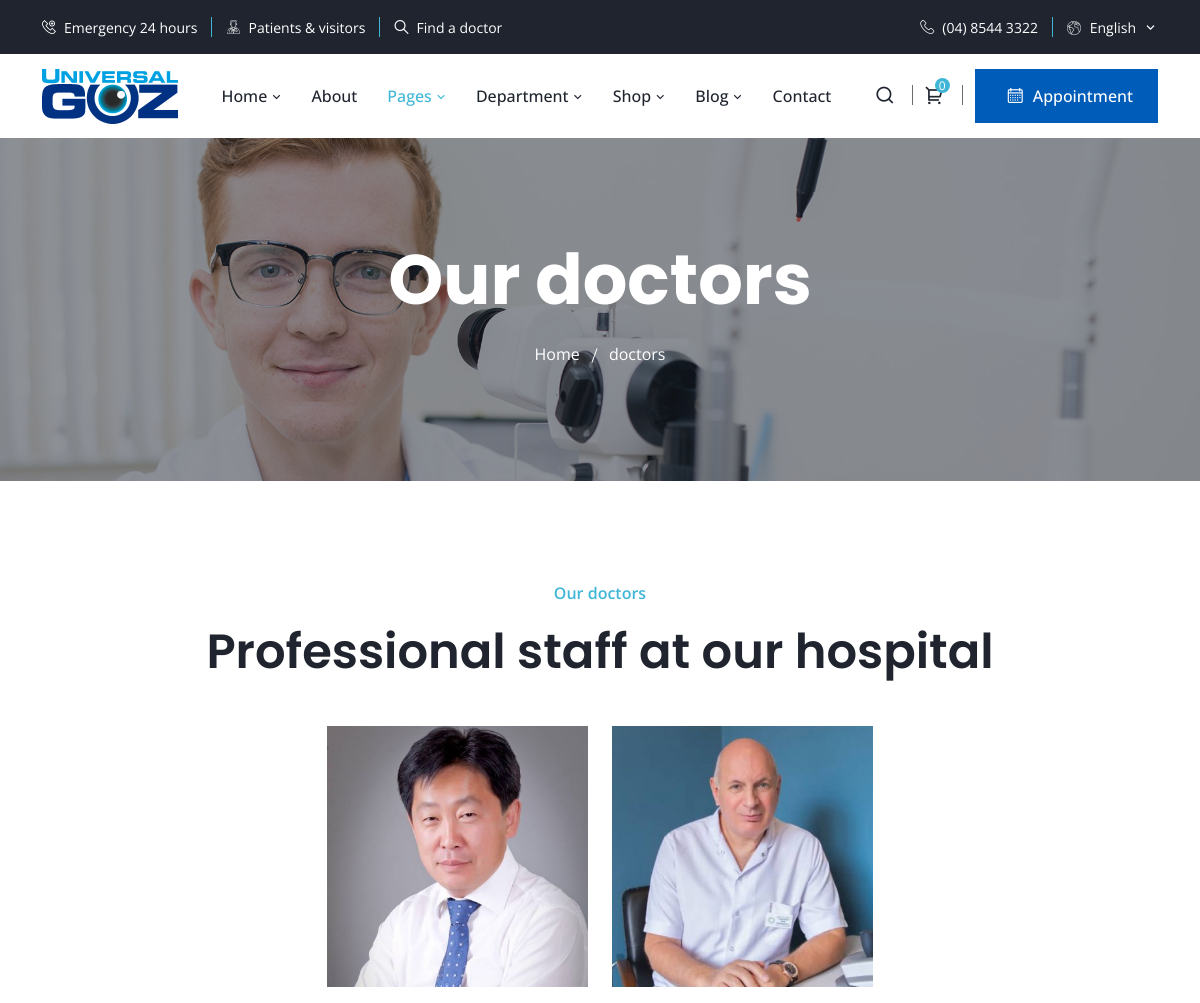
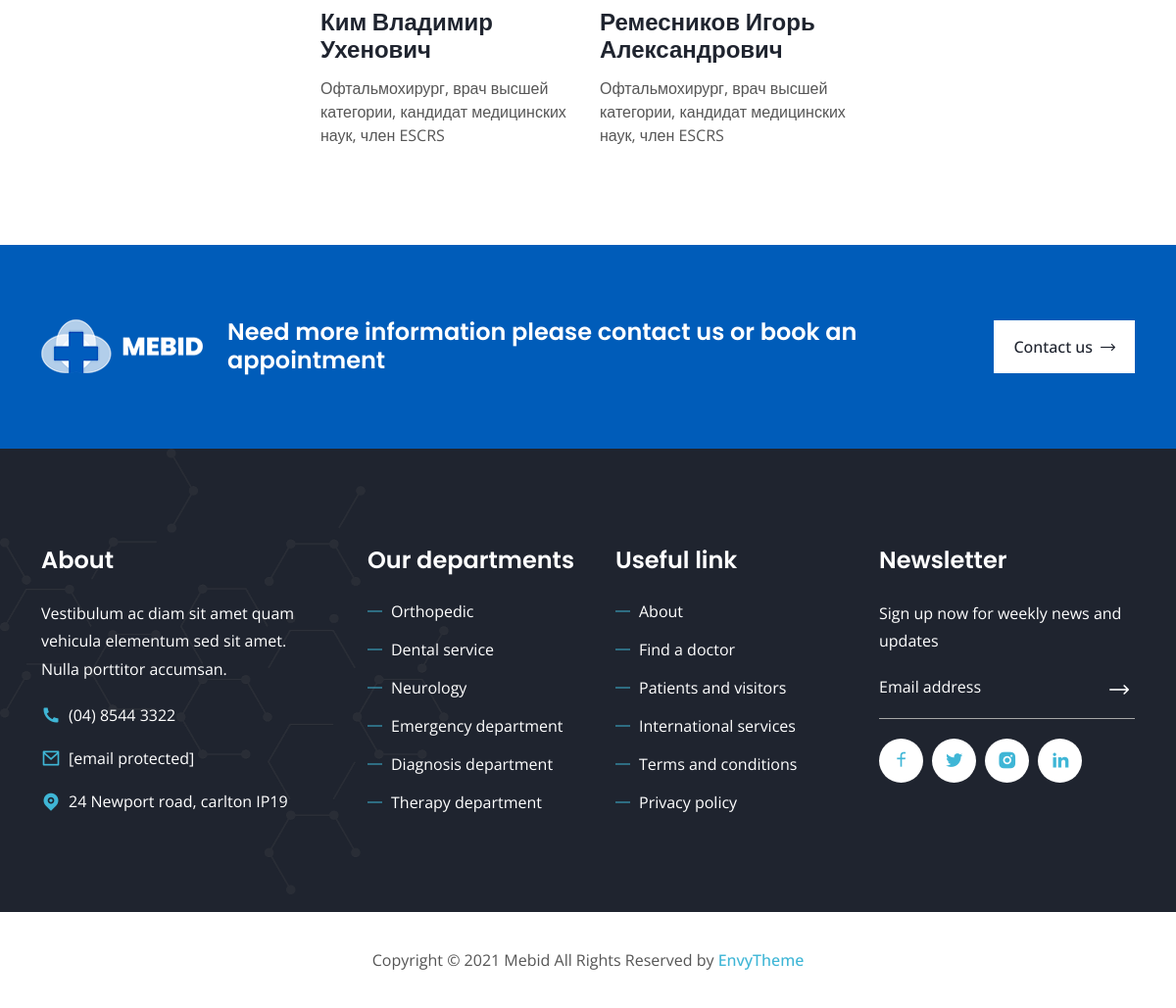
Screenshot of /doctor with the database file from the repository (2 pictures, top to bottom).
### home/models.py (models this page shows, shortened)
class Doctor(models.Model):
    full_name = models.CharField(max_length=200, verbose_name="ФИО")
    position = models.CharField(max_length=300, verbose_name="Должность")
    image = models.ImageField(null=True, blank=True, upload_to="doctors")

### home/views.py (the view)
# urls.py: path('doctor', doctor, name='doctor'),
def doctor(request):
    doctors = Doctor.objects.all()
    context = {"doctors": doctors}
    return render(request, "doctor.html", context)

### templates/doctor.html (shortened to what this page needs)
{% extends 'index2.html' %}
{% load static %}
{% block page %}
        <div class="page-banner-area item-2">
            <div class="container">
                <div class="page-banner-content">
                    <h2>Our doctors</h2>
                    <ul>
                        <li>
                            <a href="index.html">Home</a>
                        </li>
                        <li>doctors</li>
                    </ul>
                </div>
            </div>
        </div>
        <div class="doctors-area pt-100 pb-75">
            <div class="container">
                <div class="section-title">
                    <span>Our doctors</span>
                    <h2>Professional staff at our hospital</h2>
                </div>
                <div class="row justify-content-center">
                    {% for di in doctors %}
                    <div class="col-lg-3 col-md-6">
                        <div class="single-doctors-card">
                            <div class="doctors-image">
                                <a href="doctors-details.html"><img src="{{di.image.url}}" alt="image"></a>
                                <ul class="social">
                                </ul>
                            </div>
                            <div class="doctors-content">
                                <h3>
                                    <a href="doctors-details.html">{{ di.full_name }}</a>
                                </h3>
                                <span>{{ di.position }}</span>
                            </div>
                        </div>
                    </div>
                  {% endfor %}
                </div>
            </div>
        </div>
        <div class="overview-area pt-75 pb-75">
            <div class="container">
                <div class="row align-items-center">
                    <div class="col-lg-2 col-md-12">
                        <div class="overview-logo">
                            <a href="index.html"><img src="assets/images/logo-2.png" alt="image"></a>
                        </div>
                    </div>
                    <div class="col-lg-8 col-md-12">
                        <div class="overview-content">
                            <h3>Need more information please contact us or book an appointment</h3>
                        </div>
                    </div>
                    <div class="col-lg-2 col-md-12">
                        <div class="overview-btn">
                            <a href="contact.html" class="default-btn">Contact us <i class="flaticon-right-arrow"></i></a>
                        </div>
                    </div>
                </div>
            </div>
        </div>
{% endblock %}

### static/assets/css/responsive.css (style rules this page uses)
@media only screen and (min-width: 1200px) and (max-width: 1399px) { .overview-btn .default-btn { padding: 15px 20px; } }

### rows the page displays
Doctor: image (picture), full_name "Ким Владимир Ухенович", position "Офтальмохирург, врач высшей категории, кандидат медицинских наук, член ESCRS"
Doctor: image (picture), full_name "Ремесников Игорь Александрович", position "Офтальмохирург, врач высшей категории, кандидат медицинских наук, член ESCRS"
